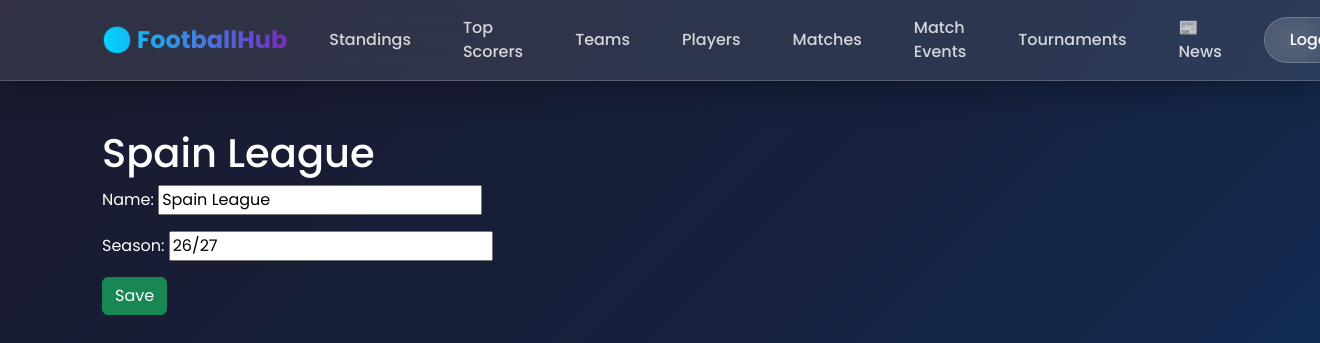
Page /tournament/update/3/ (signed in) on the committed database.
### football/models.py (models this page shows)
class Tournament(models.Model):
    name = models.CharField(max_length=100)
    season = models.CharField(max_length=20)
    def __str__(self):
        return self.name

### football/views.py (the view)
# urls.py: path('tournament/update/<int:pk>/', views.TournamentUpdateView.as_view(), name='tournament_update'),
class TournamentUpdateView(PermissionRequiredMixin, generic.UpdateView):
    permission_required = 'football.change_tournament'
    model = Tournament
    fields = ['name', 'season']
    template_name = 'football/tournament_update.html'
    success_url = reverse_lazy('tournament_list')

### templates/football/tournament_update.html (shortened to what this page needs)
{% extends 'base.html' %}
{% block content %}
<h1>{{ view.object|default:'Create Tournament' }}</h1>
<form method="post">
    {{ form.as_p }}
    <button type="submit" class="btn btn-success">
        Save
    </button>
</form>
{% endblock %}

### templates/base.html (style rules this page uses)
* { font-family: 'Poppins', sans-serif; }
body { background: linear-gradient(135deg, #1a1a2e 0%, #16213e 50%, #0f3460 100%); min-height: 100vh; color: #fff; }

### rows in the picture
Tournament: object "Spain League", name "Spain League", season "26/27"
